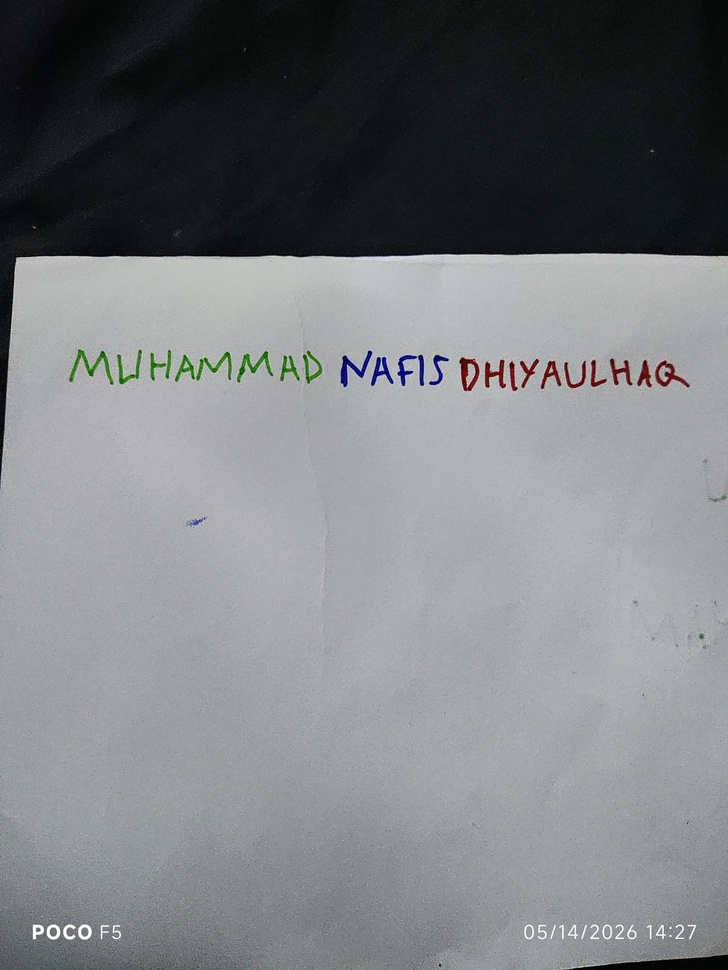
#> input picture UTS_PCD/UTS.jpeg, 728 x 970 px, shrunk from 1201 x 1600 before the run
$ jupyter execute '202431161_Muhammad Nafis Dhiyaulhaq_UTS.ipynb'
#> lines starting #> are read from the running program, lines starting #| are printed output that depends on the picture; after the words box and inside, x2 and y2 are one past the last pixel; in counts of white or black regions, pixels touching at a corner belong together
[cell 1]
import cv2
import numpy as np
import matplotlib.pyplot as plt

[cell 2]
img = cv2.imread('UTS.jpeg')
#> img is the input picture: shape (970, 728, 3); mean B, G, R 127.3, 124.5, 122
img_rgb = cv2.cvtColor(img, cv2.COLOR_BGR2RGB)
img_hsv = cv2.cvtColor(img, cv2.COLOR_BGR2HSV)
#> img_hsv: shape (970, 728, 3); mean H, S, V 103.4, 23.5, 127.9

[cell 3]
lower_blue, upper_blue = np.array([100, 50, 50]), np.array([130, 255, 255])
lower_red1, upper_red1 = np.array([0, 50, 50]), np.array([10, 255, 255])
lower_red2, upper_red2 = np.array([170, 50, 50]), np.array([180, 255, 255])
lower_green, upper_green = np.array([35, 50, 50]), np.array([85, 255, 255])

[cell 4]
mask_b = cv2.inRange(img_hsv, lower_blue, upper_blue)
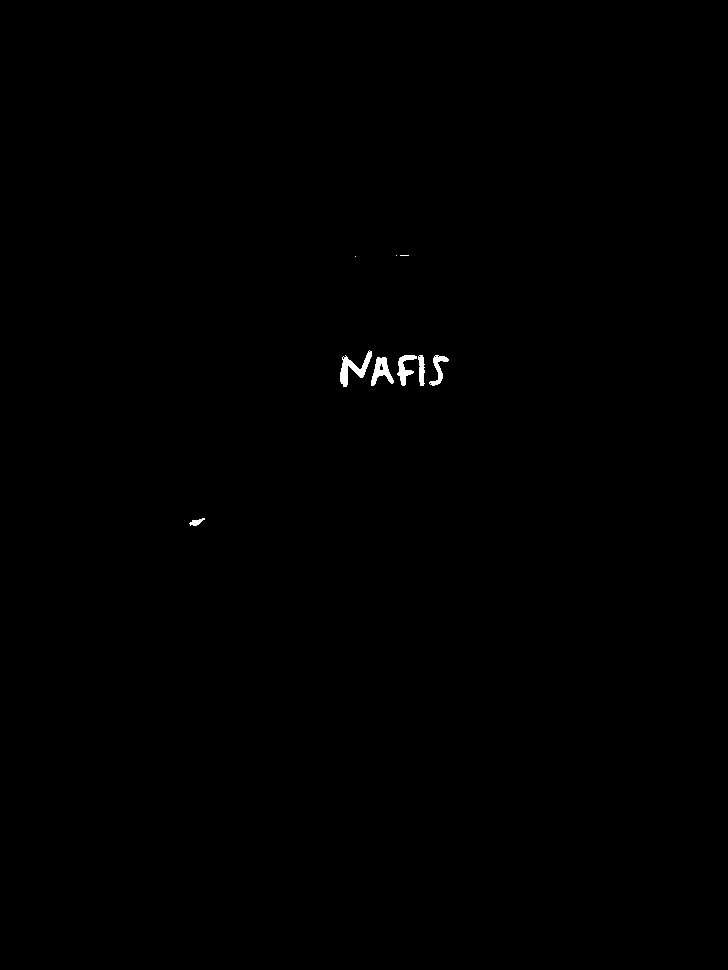
#> mask_b: shape (970, 728); 0.21% white; 9 white regions (3 under 20 px), largest, box (x1, y1, x2, y2) and area: (340, 350, 372, 387) 434, (371, 357, 394, 386) 325, (397, 355, 417, 386) 271, (429, 355, 449, 386) 221, (418, 355, 425, 386) 157, (189, 518, 205, 526) 66
mask_g = cv2.inRange(img_hsv, lower_green, upper_green)
#> mask_g: shape (970, 728); 0.37% white; 8 white regions (1 under 20 px), largest, box (x1, y1, x2, y2) and area: (175, 352, 232, 382) 608, (69, 349, 114, 384) 501, (237, 351, 273, 383) 382
mask_r = cv2.bitwise_or(cv2.inRange(img_hsv, lower_red1, upper_red1), cv2.inRange(img_hsv, lower_red2, upper_red2))
#> mask_r: shape (970, 728); 0.37% white; 10 white regions, largest, box (x1, y1, x2, y2) and area: (460, 358, 480, 391) 391, (655, 360, 689, 387) 380, (485, 360, 506, 388) 320

res_b = cv2.bitwise_or(img_rgb, img_rgb, mask=cv2.bitwise_not(mask_b))
res_r = cv2.bitwise_or(img_rgb, img_rgb, mask=cv2.bitwise_not(mask_r))
res_g = cv2.bitwise_or(img_rgb, img_rgb, mask=cv2.bitwise_not(mask_g))

[cell 5]
res_b[mask_b > 0] = [255, 255, 255]
#> res_b: shape (970, 728, 3); mean R, G, B 122.5, 124.9, 127.5
res_r[mask_r > 0] = [255, 255, 255]
#> res_r: shape (970, 728, 3); mean R, G, B 122.6, 125.3, 128
res_g[mask_g > 0] = [255, 255, 255]
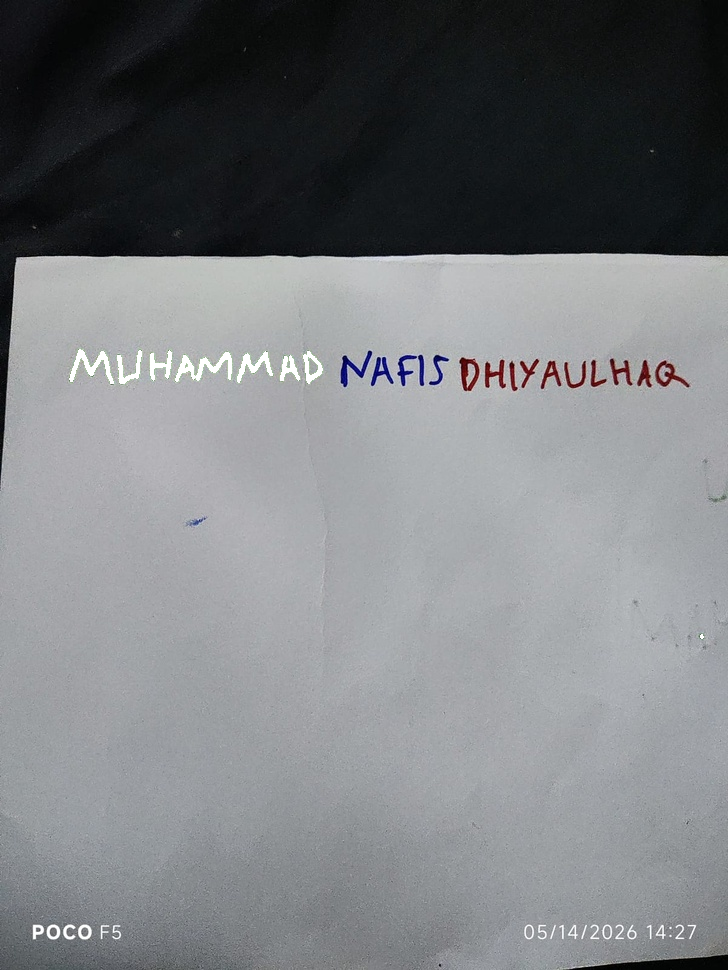
#> res_g: shape (970, 728, 3); mean R, G, B 122.7, 125, 128

[cell 6]
plt.figure(figsize=(12, 8))

plt.subplot(2, 2, 1)
plt.imshow(img_rgb)
plt.title('Citra Kontras')
plt.axis('off')

plt.subplot(2, 2, 2)
plt.imshow(res_b)
plt.title('Biru')
plt.axis('on')

plt.subplot(2, 2, 3)
plt.imshow(res_r)
plt.title('Merah')
plt.axis('on')

plt.subplot(2, 2, 4)
plt.imshow(res_g)
plt.title('Hijau')
plt.axis('on')

plt.tight_layout()
plt.show()

plt.figure(figsize=(6, 4))
colors = ('b', 'g', 'r')
for i, col in enumerate(colors):
    hist = cv2.calcHist([img], [i], None, [256], [0, 256])
    plt.plot(hist, color=col)
plt.title('Histogram Citra Kontras Muhammad Nafis Dhiyaulhaq')
plt.xlim([0, 256])
plt.show()
#> figure, not shown here; curve peaks at x = 172, y = 20105; curve peaks at x = 169, y = 19054; curve peaks at x = 18, y = 20678

[cell 7]
lower_blue = np.array([100, 50, 50])
upper_blue = np.array([130, 255, 255])

lower_red1 = np.array([0, 50, 50])
upper_red1 = np.array([10, 255, 255])
lower_red2 = np.array([170, 50, 50])
upper_red2 = np.array([180, 255, 255])

lower_green = np.array([35, 50, 50])
upper_green = np.array([85, 255, 255])

[cell 8]
mask_b = cv2.inRange(img_hsv, lower_blue, upper_blue)

mask_r1 = cv2.inRange(img_hsv, lower_red1, upper_red1)
#> mask_r1: shape (970, 728); 0.12% white in thin lines or dots, all inside (x1, y1, x2, y2) = (460, 358, 688, 391)
mask_r2 = cv2.inRange(img_hsv, lower_red2, upper_red2)
#> mask_r2: shape (970, 728); 0.24% white; 28 white regions (14 under 20 px), largest, box (x1, y1, x2, y2) and area: (610, 360, 632, 386) 205, (655, 360, 675, 387) 192, (460, 359, 478, 391) 176

mask_r = cv2.bitwise_or(mask_r1, mask_r2)

mask_g = cv2.inRange(img_hsv, lower_green, upper_green)

[cell 9]
kernel = np.ones((3,3), np.uint8)

mask_b = cv2.morphologyEx(mask_b, cv2.MORPH_CLOSE, kernel)
#> mask_b: shape (970, 728); 0.22% white; 8 white regions (3 under 20 px), largest, box (x1, y1, x2, y2) and area: (340, 350, 372, 387) 444, (397, 355, 425, 386) 439, (371, 357, 394, 386) 333, (429, 355, 449, 386) 226, (189, 518, 205, 526) 68
mask_r = cv2.morphologyEx(mask_r, cv2.MORPH_CLOSE, kernel)
#> mask_r: shape (970, 728); 0.37% white; 10 white regions, largest, box (x1, y1, x2, y2) and area: (460, 358, 480, 391) 395, (655, 360, 689, 387) 384, (485, 360, 506, 388) 322
mask_g = cv2.morphologyEx(mask_g, cv2.MORPH_CLOSE, kernel)
#> mask_g: shape (970, 728); 0.38% white; 8 white regions (1 under 20 px), largest, box (x1, y1, x2, y2) and area: (175, 352, 232, 382) 627, (69, 349, 114, 384) 506, (237, 351, 273, 383) 389

[cell 10]
mask_none = np.zeros_like(mask_b)
mask_blue = mask_b
mask_blue_red = cv2.bitwise_or(mask_b, mask_r)
#> mask_blue_red: shape (970, 728); 0.59% white; 18 white regions (3 under 20 px), largest, box (x1, y1, x2, y2) and area: (340, 350, 372, 387) 444, (397, 355, 425, 386) 439, (460, 358, 480, 391) 395
mask_all = cv2.bitwise_or(mask_blue_red, mask_g)
#> mask_all: shape (970, 728); 0.97% white; 26 white regions (4 under 20 px), largest, box (x1, y1, x2, y2) and area: (175, 352, 232, 382) 627, (69, 349, 114, 384) 506, (340, 350, 372, 387) 444

[cell 11]
plt.figure(figsize=(12,8))

plt.subplot(2,2,1)
plt.imshow(mask_none, cmap='gray')
plt.title('NONE')
plt.axis('on')

plt.subplot(2,2,2)
plt.imshow(mask_blue, cmap='gray')
plt.title('BLUE')
plt.axis('on')

plt.subplot(2,2,3)
plt.imshow(mask_blue_red, cmap='gray')
plt.title('BLUE-RED')
plt.axis('on')

plt.subplot(2,2,4)
plt.imshow(mask_all, cmap='gray')
plt.title('GREEN-BLUE-RED')
plt.axis('on')

plt.tight_layout()
plt.show()
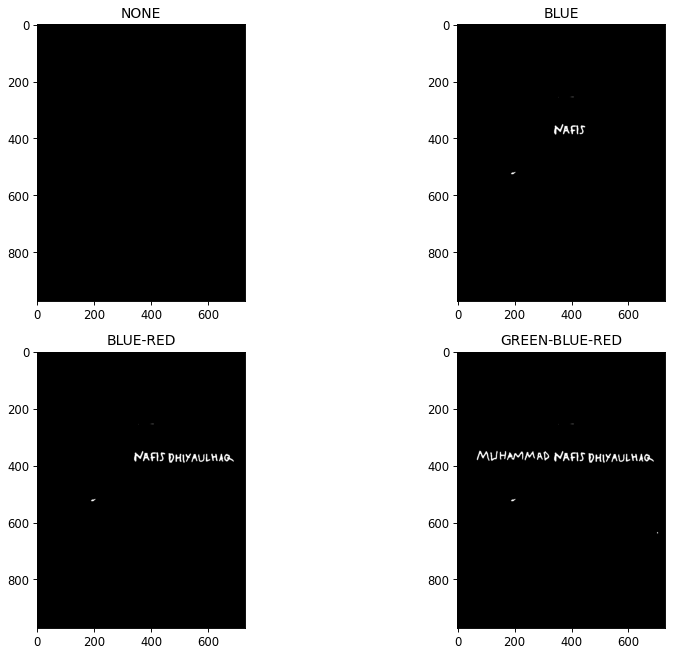
#> figure drawn by matplotlib, 4 panels

[cell 12]
img = cv2.imread('OPEX.jpeg')
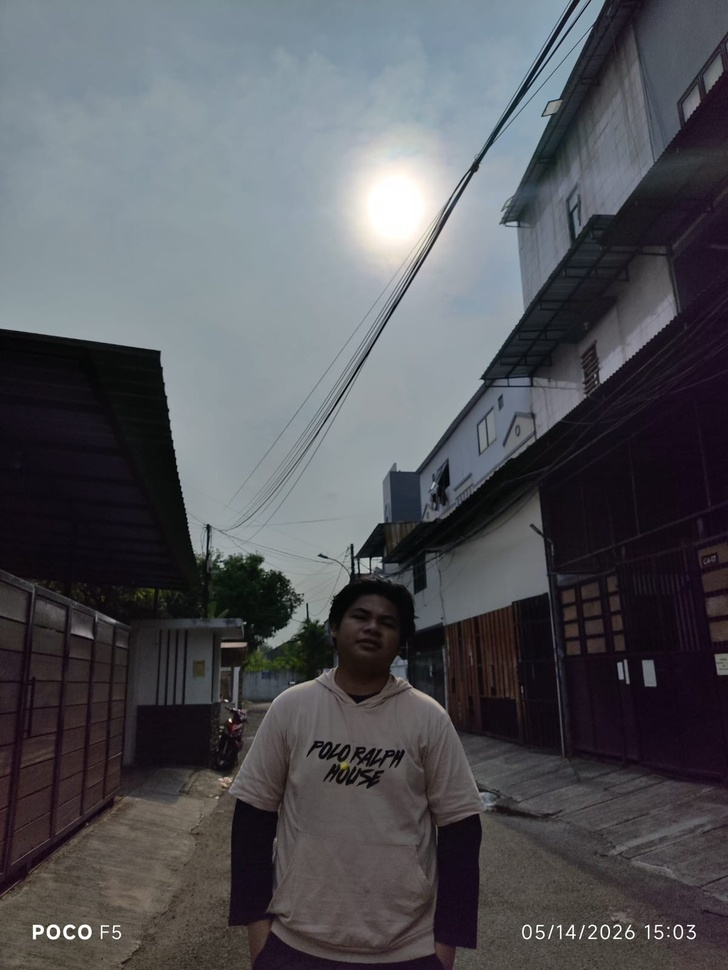
#> input picture UTS_PCD/OPEX.jpeg, 728 x 970 px, shrunk from 1201 x 1600 before the run
#> img is the input picture: shape (970, 728, 3); mean B, G, R 89.7, 85, 84
img_rgb = cv2.cvtColor(img, cv2.COLOR_BGR2RGB)

[cell 13]
gray = cv2.cvtColor(img, cv2.COLOR_BGR2GRAY)

bright = cv2.convertScaleAbs(gray, alpha=1.0, beta=60)
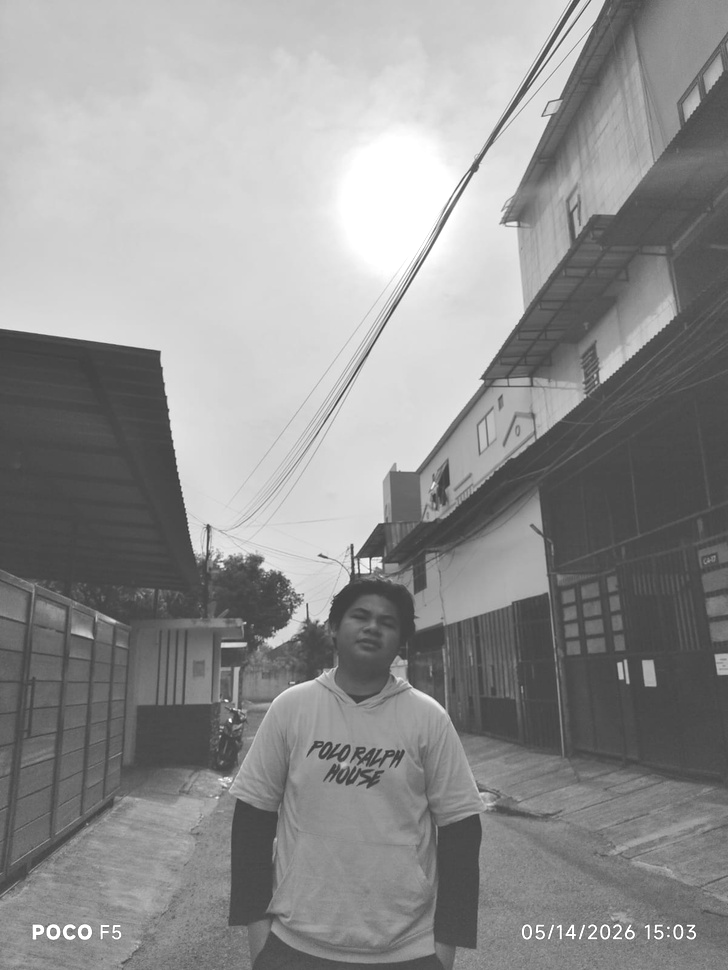
#> bright: shape (970, 728); min 60, max 255, mean 144.7
contrast = cv2.convertScaleAbs(gray, alpha=2.0, beta=0)
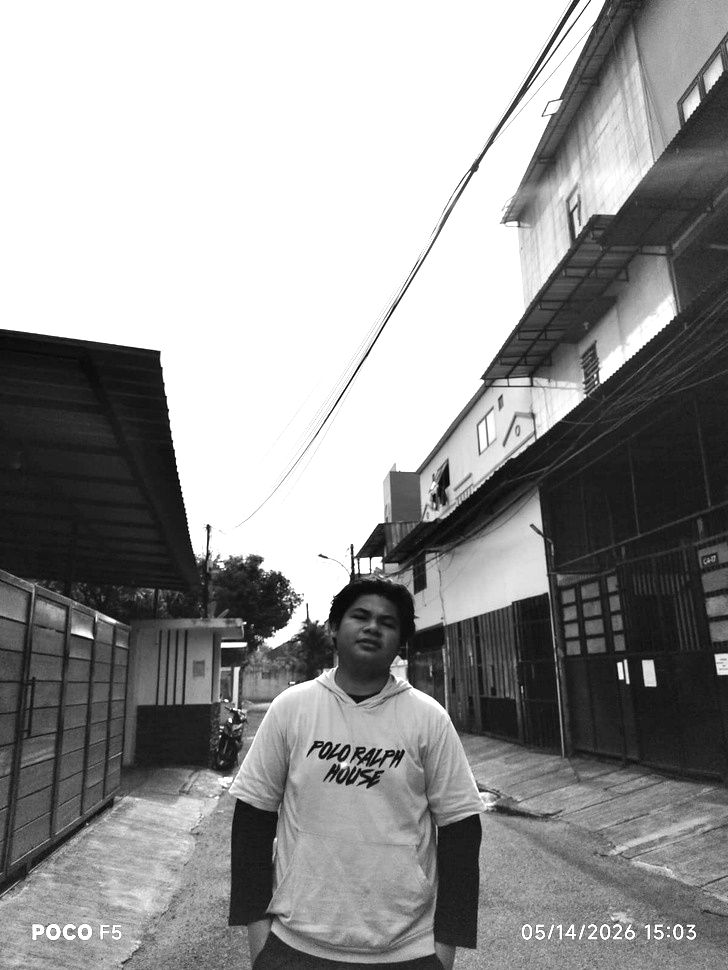
#> contrast: shape (970, 728); min 0, max 255, mean 150.2
bright_contrast = cv2.convertScaleAbs(gray, alpha=2.0, beta=60)
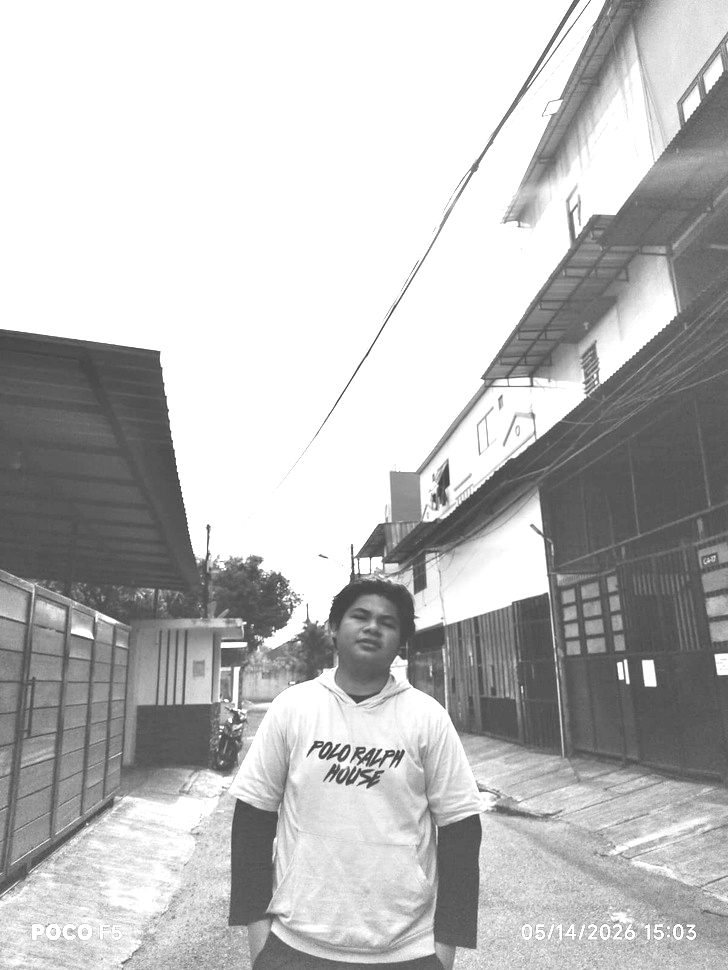
#> bright_contrast: shape (970, 728); min 60, max 255, mean 188.4

[cell 14]
plt.figure(figsize=(14,8))

plt.subplot(2,3,1)
plt.imshow(img_rgb)
plt.title('Gambar Asli')
plt.axis('off')

plt.subplot(2,3,2)
plt.imshow(gray, cmap='gray')
plt.title('Grayscale')
plt.axis('off')

plt.subplot(2,3,3)
plt.imshow(bright, cmap='gray')
plt.title('Brightness')
plt.axis('off')

plt.subplot(2,3,4)
plt.imshow(contrast, cmap='gray')
plt.title('Contrast')
plt.axis('off')

plt.subplot(2,3,5)
plt.imshow(bright_contrast, cmap='gray')
plt.title('Brightness + Contrast')
plt.axis('off')

plt.tight_layout()
plt.show()
